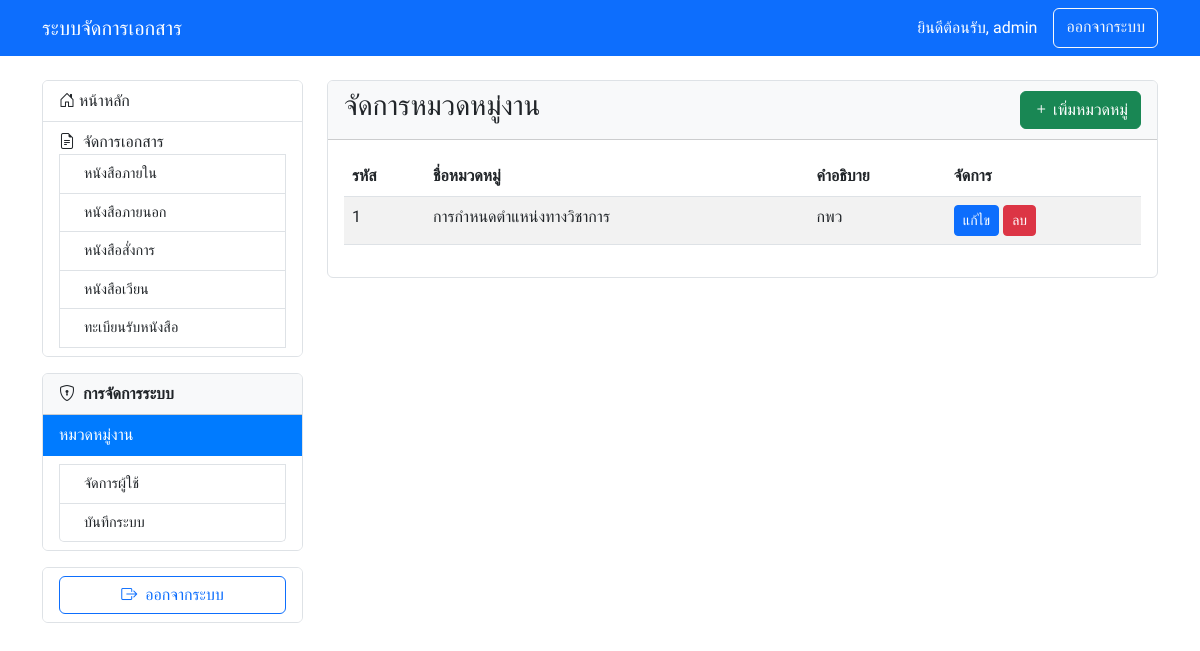
Screenshot of /categories.php (signed in) with the database file from the repository.
### tables this page shows
CREATE TABLE `dms_categories` (
  `category_id` int(11) NOT NULL,
  `category_name` varchar(100) NOT NULL,
  `description` text DEFAULT NULL
);

### categories.php (the view, shortened to what this page needs)
<?php
require_once 'config.php';
$stmt = $pdo->query("SELECT * FROM dms_categories ORDER BY category_id DESC");
$categories = $stmt->fetchAll(PDO::FETCH_ASSOC);
?>
<!DOCTYPE html>
<html>
<head>
    <?php require_once 'header.php'; ?>
</head>
<body>
<nav class="navbar navbar-expand-lg navbar-dark bg-primary">
    <div class="container">
        <a class="navbar-brand" href="dashboard.php">ระบบจัดการเอกสาร</a>
        <div class="navbar-nav ms-auto">
            <span class="navbar-text text-white me-3">
                ยินดีต้อนรับ, <?php echo $_SESSION['username']; ?>
            </span>
            <a href="logout.php" class="btn btn-outline-light">ออกจากระบบ</a>
        </div>
    </div>
</nav>
<div class="container mt-4">
    <div class="row">
        <div class="col-md-3">
            <?php include 'sidebar.php'; ?>
        </div>
        <div class="col-md-9">
            <div class="card">
                <div class="card-header d-flex justify-content-between align-items-center">
                    <h3>จัดการหมวดหมู่งาน</h3>
                    <a href="add_category.php" class="btn btn-success">
                        <i class="bi bi-plus"></i> เพิ่มหมวดหมู่
                    </a>
                </div>
                <div class="card-body">
                    <div class="table-responsive">
                        <table class="table table-striped">
                            <thead>
                                <tr>
                                    <th>รหัส</th>
                                    <th>ชื่อหมวดหมู่</th>
                                    <th>คำอธิบาย</th>
                                    <th>จัดการ</th>
                                </tr>
                            </thead>
                            <tbody>
                                <?php foreach($categories as $category): ?>
                                <tr>
                                    <td><?php echo htmlspecialchars($category['category_id']); ?></td>
                                    <td><?php echo htmlspecialchars($category['category_name']); ?></td>
                                    <td><?php echo htmlspecialchars($category['description'] ?? '-'); ?></td>
                                    <td>
                                        <a href="edit_category.php?id=<?php echo $category['category_id']; ?>"
                                           class="btn btn-sm btn-primary">แก้ไข</a>
                                        <?php if($_SESSION['role'] == 'admin'): ?>
                                        <a href="categories.php?delete=<?php echo $category['category_id']; ?>"
                                           class="btn btn-sm btn-danger"
                                           onclick="return confirm('คุณแน่ใจหรือไม่ว่าต้องการลบหมวดหมู่นี้?')">ลบ</a>
                                        <?php endif; ?>
                                    </td>
                                </tr>
                                <?php endforeach; ?>
                            </tbody>
                        </table>
                    </div>
                </div>
            </div>
        </div>
    </div>
</div>
</body>
</html>

### header.php (style rules this page uses)
body { font-family: 'Sarabun', sans-serif; }

### sidebar.php (style rules this page uses)
.card-header { background-color: #f8f9fa; font-weight: bold; }
.card { border: 1px solid #dee2e6; }

### rows the page displays
dms_categories: category_id "1", category_name "การกำหนดตำแหน่งทางวิชาการ", description "กพว"

### other values shown
$_SESSION['username'] "admin"
